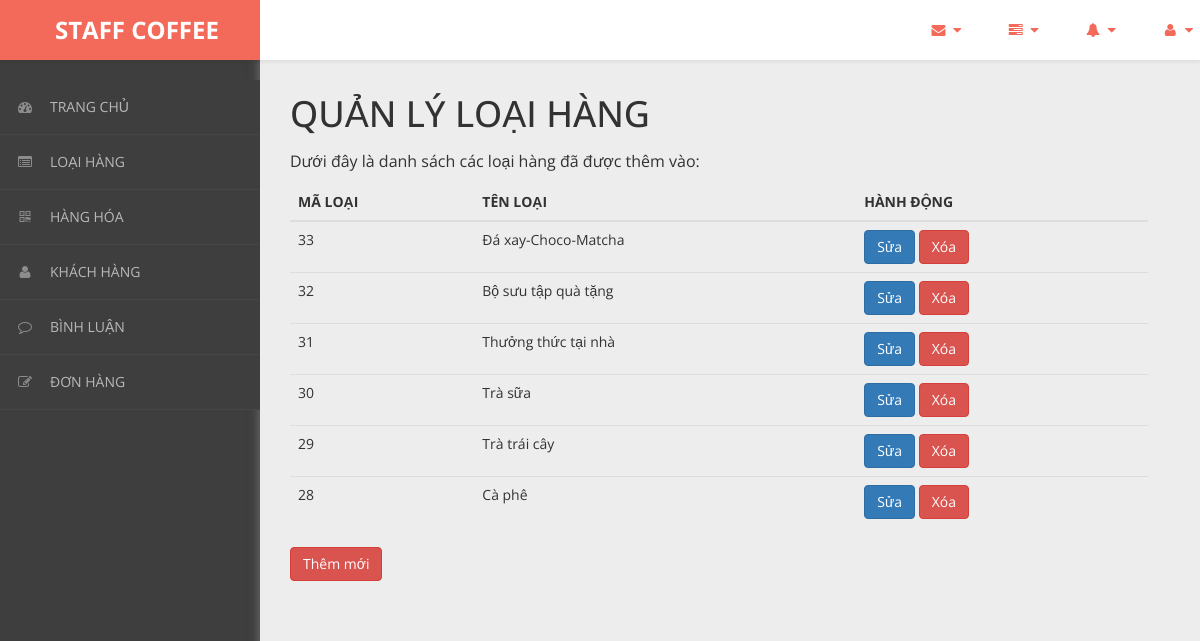
Before: /admin/content/loai-hang/loai-hang-list.php with the older database file.
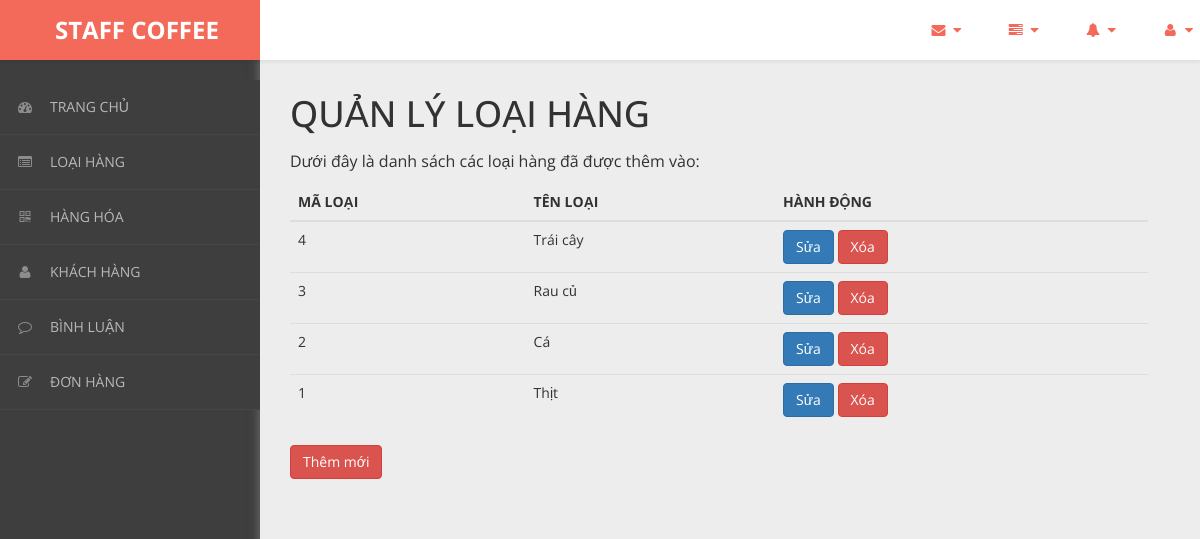
After: the same page with the newer database file.
### tables this page shows
CREATE TABLE `loai_hang` (
  `ma_loai` int(11) NOT NULL,
  `ten_loai` varchar(50) NOT NULL
);

### admin/dao/pdo.php (called while the page is built, shortened)
<?php
    function pdo_get_connection(){
        $pdo = new PDO("mysql:host=localhost;dbname=staffcoffee",'root','');
        $pdo->setAttribute(PDO::ATTR_ERRMODE, PDO::ERRMODE_EXCEPTION);
        return $pdo;
    }
    function pdo_query($sql){
        $sql_args = array_slice(func_get_args(),1);
        try{
            $conn = pdo_get_connection();
            $stmt = $conn ->prepare($sql);
            $stmt -> execute($sql_args);
            $rows = $stmt -> fetchAll();
            return $rows;
        }catch(PDOException $e){
            throw $e;
        }finally{
            unset($conn);
        }
    }
    ?>

### admin/dao/loai-hang.php (called while the page is built, shortened)
<?php
    require_once ('pdo.php');
    function loai_hang_select_all(){
        $sql = "SELECT * FROM loai_hang ORDER BY ma_loai DESC";
        return pdo_query($sql);
    }
?>

### admin/content/loai-hang/loai-hang-list.php (the view, shortened to what the changed rows need)
<!DOCTYPE html>
<html xmlns="http://www.w3.org/1999/xhtml">
<head>
    <link href="../../../css/admin/css/bootstrap.css" rel="stylesheet" />
    <link href="../../../css/admin/css/font-awesome.css" rel="stylesheet" />
    <link href="../../../css/admin/css/custom-styles.css" rel="stylesheet" />
</head>
<body>
    <div id="wrapper">
        <div id="page-wrapper">
		  <div class="header">
                        <div class="page-header">
                            <h1>QUẢN LÝ LOẠI HÀNG</h1>
                            <?php
                                require_once ('../../dao/loai-hang.php');
                                $items = loai_hang_select_all();
                            ?>
                            <table class="table table-hover">
                                <thead>
                                  <tr>
                                    <th>MÃ LOẠI</th>
                                    <th>TÊN LOẠI</th>
                                    <th>HÀNH ĐỘNG</th>
                                  </tr>
                                </thead>
                                <tbody>
                                <?php foreach($items as $item){
                                     extract($item);
                                    ?>
                                  <tr>
                                    <td><?=$ma_loai?></td>
                                    <td><?=$ten_loai?></td>
                                    <td>
                                        <a href="loai-hang-update.php?ma_loai=<?=$ma_loai?>"><button class="btn btn-primary">Sửa</button></a>
                                        <a onclick = "return confirm('Bạn có chắc chắn muốn xóa ?')" href="loai-hang-delete.php?ma_loai=<?=$ma_loai?>"><button class="btn btn-danger">Xóa</button></a>
                                    </td>
                                  </tr>
                                <?php } ?>
                                </tbody>
                              </table>
                        </div>
		</div>
            </div>
        </div>
</body>
</html>

Changed rows visible on the page:
removed loai_hang: ma_loai "33", ten_loai "Đá xay-Choco-Matcha"
removed loai_hang: ma_loai "32", ten_loai "Bộ sưu tập quà tặng"
removed loai_hang: ma_loai "31", ten_loai "Thưởng thức tại nhà"
removed loai_hang: ma_loai "30", ten_loai "Trà sữa"
removed loai_hang: ma_loai "29", ten_loai "Trà trái cây"
removed loai_hang: ma_loai "28", ten_loai "Cà phê"
added loai_hang: ma_loai "4", ten_loai "Trái cây"
added loai_hang: ma_loai "3", ten_loai "Rau củ"
added loai_hang: ma_loai "2", ten_loai "Cá"
added loai_hang: ma_loai "1", ten_loai "Thịt"
